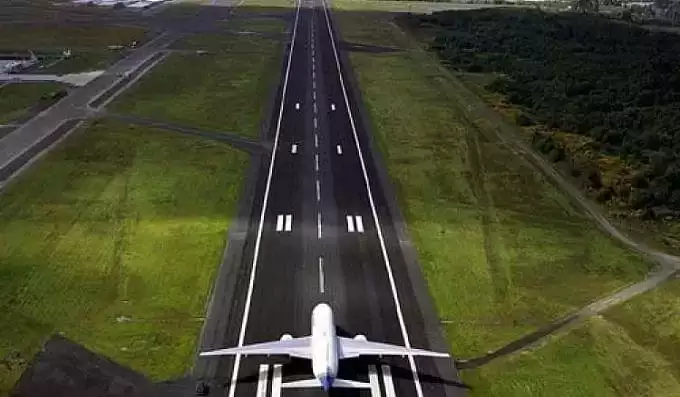
#> input picture Praktikum5/airplane.png, 680 x 397 px, found by its file name
$ jupyter execute l5b.ipynb
#> lines starting #> are read from the running program, lines starting #| are printed output that depends on the picture; after the words box and inside, x2 and y2 are one past the last pixel; in counts of white or black regions, pixels touching at a corner belong together
# Laboratory Day 5b: Houph transformation

**Exercise 2.1 (30 points)**
Implement Hough Transformation by yourself and apply it to image "airplane.png" to detect the white lines on the aircraft runway.

HT consists of the following 3 steps:

(1) Edge detection. It is recommended to call Canny edge detector, cv2.Canny(). After step (1), please display the image of all detected edge points. (5 points)

(2) Transformation the detected edge points into their parameter space. Please implement a function for this step, e.g. hough_transformation_line(image, delta_r, delta_phi) -> accumulator matrix. delta_r and delta_phi are small distances for discretization of parameter space. After step (2), please display the accumulator matrix, when it is applied to the edge image of "airplance.png". (15 points)

(3) Find out the local maxima in the accumulator matrix manually. These local maxima refer to the detected lines. Please display the represented lines of these maxima in an image (for each detected $r$ and $\phi$, convert it back to a line). To check your results, the position of these lines should be roughly the same as the white lines on the aircraft runway. (10 points)

Edge Detection Setup and Canny Application: First, let's load the airplane.png image. Remember that cv2.Canny() typically works best on grayscale images, so you might need to convert your image first. Consider what parameters (threshold1, threshold2, apertureSize) for cv2.Canny() are most appropriate for this image to effectively highlight the white lines on the runway. What are these parameters controlling, and how might they influence the detected edges? After applying Canny, display the resulting binary edge image. What does a good edge image look like for this task, and how can you assess if your Canny parameters are well-tuned?
Hough Transform Parameter Space Discretization: Now, let's prepare for the Hough Transformation. Your hough_transformation_line function needs to define the parameter space for rho and phi. How will you discretize phi within the range [0, pi] using delta_phi? How will you determine the maximum possible rho (r_max) for your image size, and then discretize rho within [-r_max, r_max] using delta_r? What are the implications of choosing small versus large delta_r and delta_phi values on the accuracy and computational cost?
Implement Accumulator Matrix: Proceed with implementing the core of the hough_transformation_line function. Initialize an accumulator matrix with dimensions corresponding to your discretized rho_s and phi_s. For each non-zero (edge) pixel in your Canny output, how will you iterate through all possible phi values and calculate the corresponding rho? How will you then increment the correct bin in your accumulator matrix? Consider using np.sin() and np.cos() for the trigonometric calculations. What happens if a calculated rho falls outside your defined rho_s range?
Visualize Accumulator Matrix: After computing the accumulator matrix, it's crucial to visualize it to understand the results. How can you normalize the accumulator matrix values so that the local maxima are clearly visible when displayed as an image (e.g., using matplotlib.pyplot.imshow())? Why is normalization important here? What do bright spots in this matrix represent?
Find Local Maxima and Convert to Lines: The next step is to identify the most prominent lines by finding local maxima in your accumulator matrix. How can you manually (or programmatically) find these 'bright spots'? Once you have the (rho_index, phi_index) for a local maximum, how do you convert these indices back into the actual rho and phi values that define a line in the image space (x cos(phi) + y sin(phi) = rho)? What criteria will you use to select 'significant' local maxima?
Display Detected Lines: Finally, draw these detected lines back onto your original 'airplane.png' image (or a copy of it). How can you draw a line given its rho and phi parameters using OpenCV's drawing functions (e.g., cv2.line())? Ensure the lines extend across the image. After drawing, visually inspect the result: do the lines correspond accurately to the white lines on the aircraft runway? If not, what parameters (Canny, delta_r, delta_phi, or maxima threshold) might you need to adjust?
Final Task: Review the complete implementation of the Hough Transformation. Evaluate how well the detected lines match the runway lines in 'airplane.png'. Summarize the challenges you encountered and how you addressed them, and reflect on the impact of different parameter choices.

[cell 1]
import cv2
import numpy as np
import matplotlib.pyplot as plt

[cell 2]
image =  cv2.imread("/airplane.png")
#> image is the input picture: shape (397, 680, 3); mean B, G, R 44.7, 68.1, 67.3

# Convert the image from BGR to RGB format for correct display with matplotlib
image_rgb = cv2.cvtColor(image, cv2.COLOR_BGR2RGB)

plt.figure(figsize=(8, 6))
plt.imshow(image_rgb)
plt.title('Airplane Image')
plt.axis('off')
plt.show()

[cell 3]
# Edge detection using Canny
def edge_detection(imagepath, threshold1, threshold2, apertureSize):
#> called with imagepath = '/airplane.png', threshold1 = 100, threshold2 = 200, apertureSize = 3
  image = cv2.imread(imagepath)
  if image is None:
      raise FileNotFoundError(f"Image not found at {imagepath} or could not be loaded.")
  gray = cv2.cvtColor(image, cv2.COLOR_BGR2GRAY)
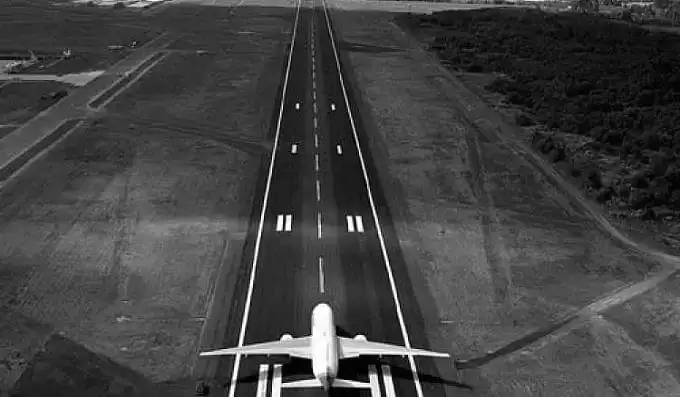
#> gray: shape (397, 680); min 0, max 255, mean 65.2
  edges = cv2.Canny(gray, threshold1, threshold2, apertureSize=apertureSize)
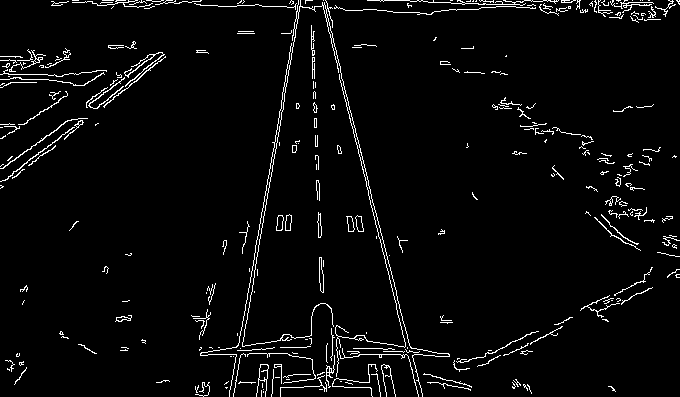
#> edges: shape (397, 680); 3.7% white in thin lines or dots
  return image, edges

[cell 4]
# Perform Canny edge detection and display the edge image
original_image, edges = edge_detection("/airplane.png", 100, 200, 3)

plt.figure(figsize=(8, 6))
plt.imshow(edges, cmap='gray')
plt.title('Detected Edges (Canny)')
plt.axis('off')
plt.show()

[cell 5]
import cv2
import numpy as np
import matplotlib.pyplot as plt

# HT implementation: Transforms edge points to parameter space and builds accumulator.
def hough_transformation_line(image, delta_r, delta_phi):
    # Discretize rho and phi parameter space.
#> called with delta_r = 1, delta_phi = 0.0175
    phi_s = np.arange(0, np.pi, delta_phi)
    height, width = image.shape
#> height = 397; width = 680
    r_max = np.sqrt(height**2 + width**2)
#> r_max = 787.4
    rho_s = np.arange(-r_max, r_max, delta_r)
#> rho_s = 1575 values from -787.4 to 786.6

    # Accumulator: stores votes for potential lines.
    accumulator = np.zeros((len(rho_s), len(phi_s)), dtype=np.uint64)
    y_coords, x_coords = np.argwhere(image == 255).T
#> y_coords = 9870 values from 0 to 396; x_coords = 9870 values, max 679 at index 190, min 0 at index 2135, mean 335.6

    for x, y in zip(x_coords, y_coords):
      for phi_index, phi in enumerate(phi_s):
        rho = x * np.cos(phi) + y * np.sin(phi)
        rho_index = np.argmin(np.abs(rho_s - rho))
        accumulator[rho_index, phi_index] += 1
#> this loop made 9870 passes
#> x on passes 1 to 3: 72, 73, 74
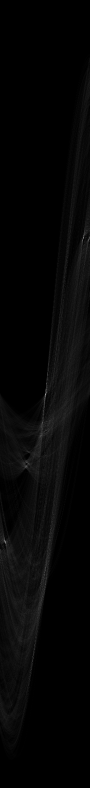
#> accumulator: shape (1575, 180) uint64 (shown at 1/2 size); min 0, max 270, mean 6.3; drawn with min black and max white

    return accumulator, rho_s, phi_s

delta_r = 1
delta_phi = np.pi / 180

if 'edges' not in locals() or edges is None:
    print("Error: 'edges' image not found or empty. Please ensure Canny edge detection runs successfully.")
else:
    accumulator, rho_s, phi_s = hough_transformation_line(edges, delta_r, delta_phi)
#> rho_s = 1575 values from -787.4 to 786.6; phi_s = 180 values from 0 to 3.12
    if accumulator.max() > 0:
        accumulator_normalized = accumulator / accumulator.max() * 255
    else:
        accumulator_normalized = np.zeros_like(accumulator)

    plt.figure(figsize=(10, 8))
    plt.imshow(accumulator_normalized, cmap='hot',
               extent=[np.degrees(phi_s.min()), np.degrees(phi_s.max()), rho_s.min(), rho_s.max()],
               aspect='auto')
    plt.title('Hough Accumulator Matrix')
    plt.xlabel('Phi (degrees)')
    plt.ylabel('Rho (pixels)')
    plt.colorbar(label='Normalized Votes')
    plt.show()
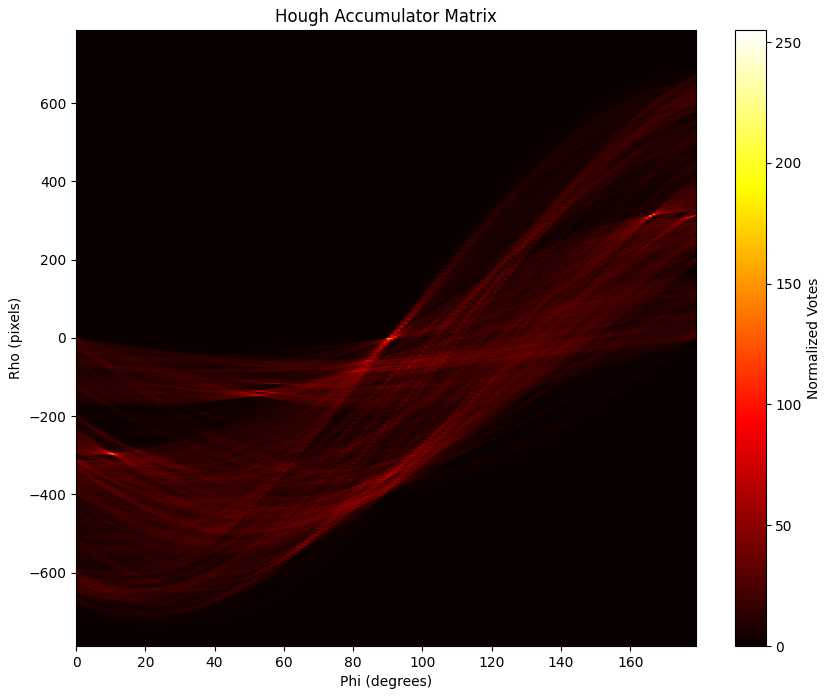
#> figure drawn by matplotlib, 2 panels

[cell 6]
# draw_line: helper to plot lines given rho and phi.
def draw_line(image, rho, phi, color=(0, 0, 255), thickness=2):
    a = np.cos(phi)
    b = np.sin(phi)
    x0 = a * rho
    y0 = b * rho
    x1 = int(x0 + 1000 * (-b))
    y1 = int(y0 + 1000 * (a))
    x2 = int(x0 - 1000 * (-b))
    y2 = int(y0 - 1000 * (a))
    cv2.line(image, (x1, y1), (x2, y2), color, thickness)

# Find local maxima in accumulator and draw lines on image.
threshold_votes = accumulator.max() * 0.6
#> threshold_votes = 162
line_candidates_indices = np.argwhere(accumulator > threshold_votes)
#> line_candidates_indices = [[472, 167], [474, 166], [477, 166], [787, 90], [788, 90], [789, 90], [789, 91], [1081, 9], [1082, 10]]
image_with_lines = original_image.copy()

print(f"Found {len(line_candidates_indices)} potential line candidates above the threshold.")
#| Found 9 potential line candidates above the threshold.

for rho_idx, phi_idx in line_candidates_indices:
    rho = rho_s[rho_idx]
    phi = phi_s[phi_idx]
    draw_line(image_with_lines, rho, phi)
#> this loop made 9 passes
#> (rho_idx, phi_idx, rho, phi, a in draw_line, b in draw_line, x0 in draw_line, y0 in draw_line) on passes 1 to 9: (472, 167, -315.4, 2.91, -0.974, 0.225, 307.3, -70.95), (474, 166, -313.4, 2.9, -0.97, 0.242, 304.1, -75.82), (477, 166, -310.4, 2.9, -0.97, 0.242, 301.2, -75.09), (787, 90, -0.407, 1.57, 6.12e-17, 1, -2.49e-17, -0.407), (788, 90, 0.593, 1.57, 6.12e-17, 1, 3.63e-17, 0.593), (789, 90, 1.59, 1.57, 6.12e-17, 1, 9.76e-17, 1.59), (789, 91, 1.59, 1.59, -0.0175, 1, -0.0278, 1.59), (1081, 9, 293.6, 0.157, 0.988, 0.156, 290, 45.93), (1082, 10, 294.6, 0.175, 0.985, 0.174, 290.1, 51.16)
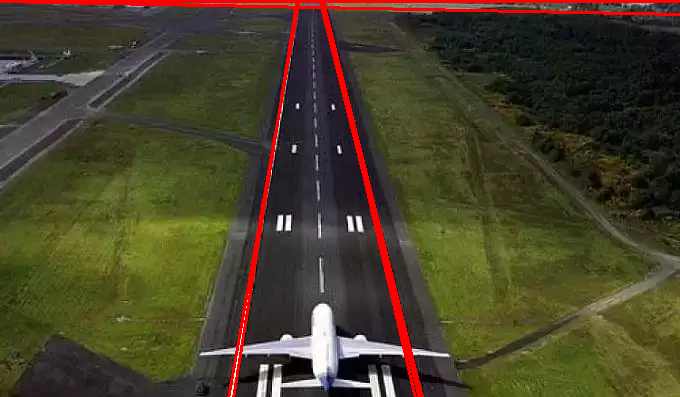
#> image_with_lines: shape (397, 680, 3); 3.18% of pixels changed, all inside (x1, y1, x2, y2) = (0, 0, 680, 397)

plt.figure(figsize=(10, 8))
plt.imshow(cv2.cvtColor(image_with_lines, cv2.COLOR_BGR2RGB))
plt.title('Detected Lines on Airplane Image')
plt.axis('off')
plt.show()
